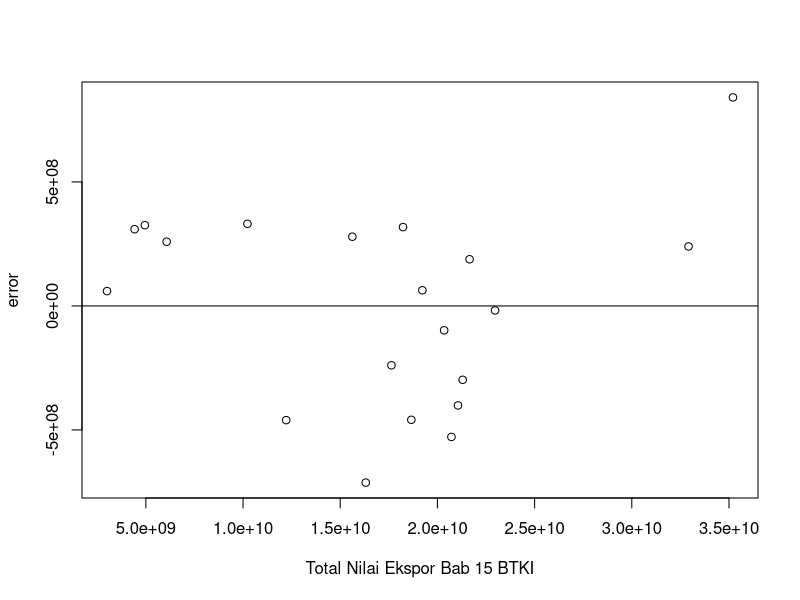
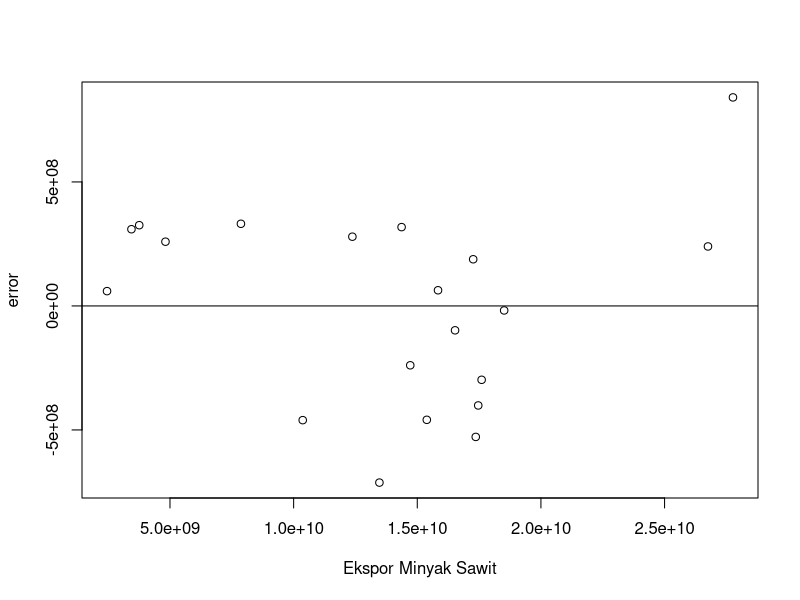
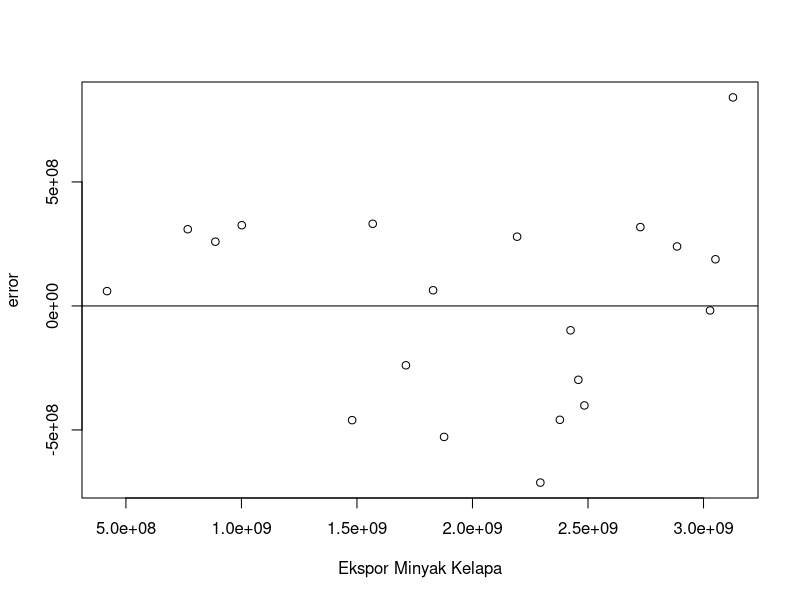
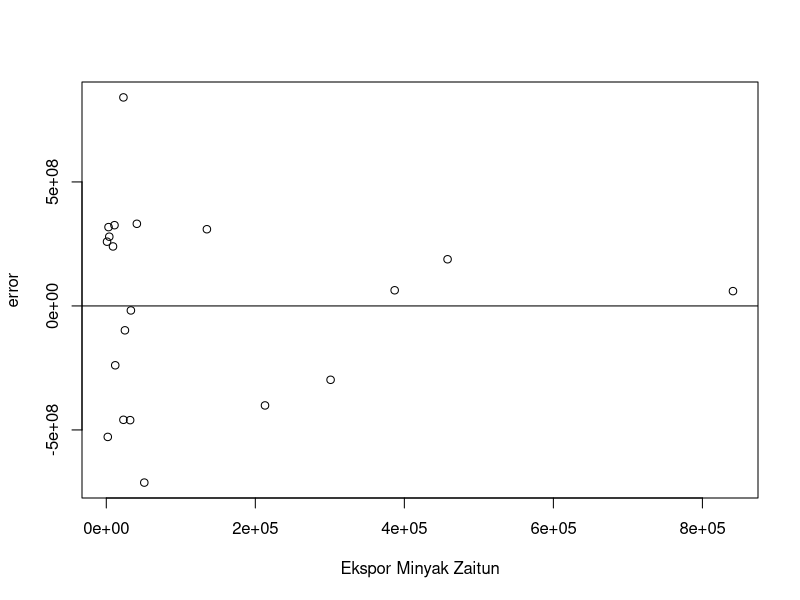
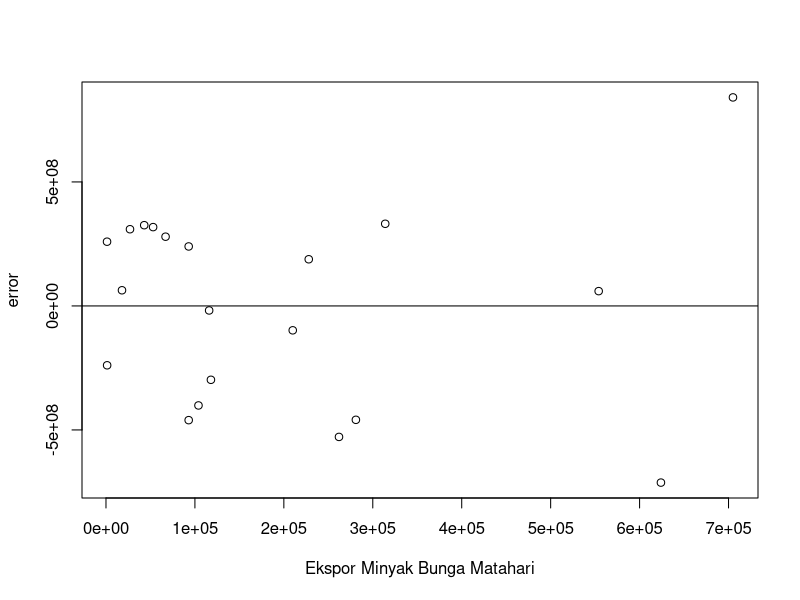

Reproduce these figures in R, in order.
setwd("D:/METOPEL UAS/BAIHAQI METOPEL")
library(readxl)
library(tidyverse)
library(kableExtra)
read_excel("nabati.xlsx")
dat <- read_excel("nabati.xlsx")
kbl(dat) %>%
  kable_styling(bootstrap_options = c("striped", "hover", "condensed", "responsive"))


# Plot 
# regresi
reg1<-lm(minyak~sawit+kelapa+zaitun+bunga,data=dat)
summary(reg1)

dat$m<-resid(reg1)
plot(dat$minyak,dat$m,xlab="Total Nilai Ekspor Bab 15 BTKI",ylab="error")
abline(h=0)

dat$m<-resid(reg1)
plot(dat$sawit,dat$m,xlab="Ekspor Minyak Sawit",ylab="error")
abline(h=0)

dat$m<-resid(reg1)
plot(dat$kelapa,dat$m,xlab="Ekspor Minyak Kelapa",ylab="error")
abline(h=0)

dat$m<-resid(reg1)
plot(dat$zaitun,dat$m,xlab="Ekspor Minyak Zaitun",ylab="error")
abline(h=0)

dat$m<-resid(reg1)
plot(dat$bunga,dat$m,xlab="Ekspor Minyak Bunga Matahari",ylab="error")
abline(h=0)
